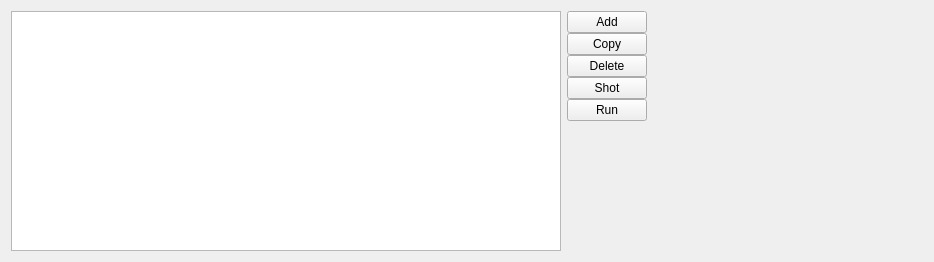
<?xml version="1.0" encoding="UTF-8"?>
<ui version="4.0">
 <class>BeanPacketsSender</class>
 <widget class="QWidget" name="BeanPacketsSender">
  <property name="geometry">
   <rect>
    <x>0</x>
    <y>0</y>
    <width>934</width>
    <height>262</height>
   </rect>
  </property>
  <property name="sizePolicy">
   <sizepolicy hsizetype="MinimumExpanding" vsizetype="Minimum">
    <horstretch>0</horstretch>
    <verstretch>0</verstretch>
   </sizepolicy>
  </property>
  <property name="minimumSize">
   <size>
    <width>0</width>
    <height>0</height>
   </size>
  </property>
  <property name="windowTitle">
   <string>Form</string>
  </property>
  <layout class="QHBoxLayout" name="horizontalLayout_3">
   <item>
    <widget class="QTableView" name="tablePacketsSend">
     <property name="sizePolicy">
      <sizepolicy hsizetype="Expanding" vsizetype="Minimum">
       <horstretch>0</horstretch>
       <verstretch>0</verstretch>
      </sizepolicy>
     </property>
     <property name="minimumSize">
      <size>
       <width>550</width>
       <height>0</height>
      </size>
     </property>
     <property name="font">
      <font>
       <pointsize>12</pointsize>
      </font>
     </property>
     <property name="autoScroll">
      <bool>false</bool>
     </property>
    </widget>
   </item>
   <item>
    <layout class="QHBoxLayout" name="horizontalLayout_4">
     <property name="spacing">
      <number>0</number>
     </property>
     <item>
      <layout class="QHBoxLayout" name="horizontalLayout" stretch="0">
       <item>
        <layout class="QVBoxLayout" name="verticalLayout">
         <property name="spacing">
          <number>-1</number>
         </property>
         <item>
          <widget class="QPushButton" name="btnAdd">
           <property name="sizePolicy">
            <sizepolicy hsizetype="Minimum" vsizetype="Minimum">
             <horstretch>0</horstretch>
             <verstretch>0</verstretch>
            </sizepolicy>
           </property>
           <property name="text">
            <string>Add</string>
           </property>
          </widget>
         </item>
         <item>
          <widget class="QPushButton" name="pushButton">
           <property name="sizePolicy">
            <sizepolicy hsizetype="Minimum" vsizetype="Minimum">
             <horstretch>0</horstretch>
             <verstretch>0</verstretch>
            </sizepolicy>
           </property>
           <property name="text">
            <string>Copy</string>
           </property>
          </widget>
         </item>
         <item>
          <widget class="QPushButton" name="btnDel">
           <property name="sizePolicy">
            <sizepolicy hsizetype="Minimum" vsizetype="Minimum">
             <horstretch>0</horstretch>
             <verstretch>0</verstretch>
            </sizepolicy>
           </property>
           <property name="text">
            <string>Delete</string>
           </property>
          </widget>
         </item>
         <item>
          <widget class="QPushButton" name="btnShot">
           <property name="sizePolicy">
            <sizepolicy hsizetype="Minimum" vsizetype="Minimum">
             <horstretch>0</horstretch>
             <verstretch>0</verstretch>
            </sizepolicy>
           </property>
           <property name="text">
            <string>Shot</string>
           </property>
          </widget>
         </item>
         <item>
          <widget class="QPushButton" name="btnRun">
           <property name="sizePolicy">
            <sizepolicy hsizetype="Minimum" vsizetype="Minimum">
             <horstretch>0</horstretch>
             <verstretch>0</verstretch>
            </sizepolicy>
           </property>
           <property name="text">
            <string>Run</string>
           </property>
           <property name="flat">
            <bool>false</bool>
           </property>
          </widget>
         </item>
         <item>
          <spacer name="verticalSpacer">
           <property name="orientation">
            <enum>Qt::Vertical</enum>
           </property>
           <property name="sizeHint" stdset="0">
            <size>
             <width>20</width>
             <height>40</height>
            </size>
           </property>
          </spacer>
         </item>
        </layout>
       </item>
      </layout>
     </item>
     <item>
      <widget class="BeanPacketWidget" name="packetWidget" native="true">
       <property name="sizePolicy">
        <sizepolicy hsizetype="Expanding" vsizetype="Expanding">
         <horstretch>0</horstretch>
         <verstretch>0</verstretch>
        </sizepolicy>
       </property>
       <property name="minimumSize">
        <size>
         <width>0</width>
         <height>180</height>
        </size>
       </property>
       <layout class="QHBoxLayout" name="horizontalLayout_2"/>
      </widget>
     </item>
    </layout>
   </item>
  </layout>
 </widget>
 <customwidgets>
  <customwidget>
   <class>BeanPacketWidget</class>
   <extends>QWidget</extends>
   <header location="global">beanpacketwidget.h</header>
   <container>1</container>
  </customwidget>
 </customwidgets>
 <resources/>
 <connections/>
</ui>
